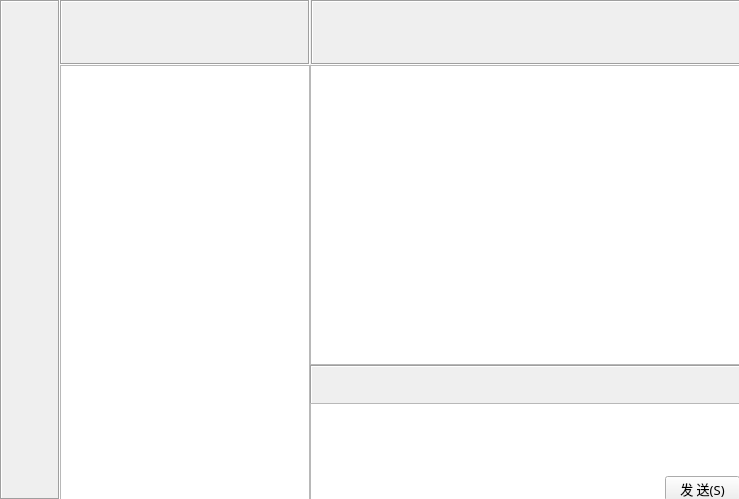
<?xml version="1.0" encoding="UTF-8"?>
<ui version="4.0">
 <class>MyQQ</class>
 <widget class="QWidget" name="MyQQ">
  <property name="geometry">
   <rect>
    <x>0</x>
    <y>0</y>
    <width>739</width>
    <height>499</height>
   </rect>
  </property>
  <property name="minimumSize">
   <size>
    <width>739</width>
    <height>499</height>
   </size>
  </property>
  <property name="maximumSize">
   <size>
    <width>739</width>
    <height>499</height>
   </size>
  </property>
  <property name="font">
   <font>
    <family>微软雅黑</family>
    <pointsize>16</pointsize>
   </font>
  </property>
  <property name="windowTitle">
   <string>MyQQ</string>
  </property>
  <widget class="QLabel" name="label">
   <property name="geometry">
    <rect>
     <x>0</x>
     <y>0</y>
     <width>60</width>
     <height>500</height>
    </rect>
   </property>
   <property name="frameShape">
    <enum>QFrame::Box</enum>
   </property>
   <property name="frameShadow">
    <enum>QFrame::Sunken</enum>
   </property>
   <property name="text">
    <string/>
   </property>
   <property name="pixmap">
    <pixmap resource="weiCHatResource.qrc">:/new/image/images/11.png</pixmap>
   </property>
  </widget>
  <widget class="QLabel" name="label_2">
   <property name="geometry">
    <rect>
     <x>60</x>
     <y>0</y>
     <width>250</width>
     <height>65</height>
    </rect>
   </property>
   <property name="frameShape">
    <enum>QFrame::Box</enum>
   </property>
   <property name="frameShadow">
    <enum>QFrame::Sunken</enum>
   </property>
   <property name="text">
    <string/>
   </property>
   <property name="pixmap">
    <pixmap resource="weiCHatResource.qrc">:/new/image/images/22.png</pixmap>
   </property>
  </widget>
  <widget class="QLabel" name="label_3">
   <property name="geometry">
    <rect>
     <x>311</x>
     <y>0</y>
     <width>471</width>
     <height>65</height>
    </rect>
   </property>
   <property name="frameShape">
    <enum>QFrame::Box</enum>
   </property>
   <property name="frameShadow">
    <enum>QFrame::Sunken</enum>
   </property>
   <property name="text">
    <string/>
   </property>
   <property name="pixmap">
    <pixmap resource="weiCHatResource.qrc">:/new/image/images/33.png</pixmap>
   </property>
  </widget>
  <widget class="QLabel" name="userLabel">
   <property name="geometry">
    <rect>
     <x>311</x>
     <y>1</y>
     <width>121</width>
     <height>62</height>
    </rect>
   </property>
   <property name="text">
    <string/>
   </property>
  </widget>
  <widget class="QLabel" name="label_5">
   <property name="geometry">
    <rect>
     <x>310</x>
     <y>365</y>
     <width>432</width>
     <height>40</height>
    </rect>
   </property>
   <property name="frameShape">
    <enum>QFrame::Box</enum>
   </property>
   <property name="frameShadow">
    <enum>QFrame::Sunken</enum>
   </property>
   <property name="text">
    <string/>
   </property>
   <property name="pixmap">
    <pixmap resource="weiCHatResource.qrc">:/new/image/images/44.png</pixmap>
   </property>
  </widget>
  <widget class="QPushButton" name="searchPushButton">
   <property name="geometry">
    <rect>
     <x>74</x>
     <y>25</y>
     <width>191</width>
     <height>26</height>
    </rect>
   </property>
   <property name="text">
    <string/>
   </property>
   <property name="flat">
    <bool>true</bool>
   </property>
  </widget>
  <widget class="QTableWidget" name="userListTableWidget">
   <property name="geometry">
    <rect>
     <x>60</x>
     <y>65</y>
     <width>250</width>
     <height>435</height>
    </rect>
   </property>
   <property name="font">
    <font>
     <family>微软雅黑</family>
     <pointsize>14</pointsize>
    </font>
   </property>
   <property name="selectionMode">
    <enum>QAbstractItemView::SingleSelection</enum>
   </property>
   <property name="selectionBehavior">
    <enum>QAbstractItemView::SelectRows</enum>
   </property>
   <property name="showGrid">
    <bool>false</bool>
   </property>
   <attribute name="horizontalHeaderVisible">
    <bool>false</bool>
   </attribute>
   <attribute name="horizontalHeaderDefaultSectionSize">
    <number>250</number>
   </attribute>
   <attribute name="verticalHeaderVisible">
    <bool>false</bool>
   </attribute>
  </widget>
  <widget class="QTextBrowser" name="chatTextBrowser">
   <property name="geometry">
    <rect>
     <x>310</x>
     <y>65</y>
     <width>431</width>
     <height>300</height>
    </rect>
   </property>
  </widget>
  <widget class="QTextEdit" name="chatTextEdit">
   <property name="geometry">
    <rect>
     <x>310</x>
     <y>403</y>
     <width>431</width>
     <height>97</height>
    </rect>
   </property>
  </widget>
  <widget class="QPushButton" name="transPushButton">
   <property name="geometry">
    <rect>
     <x>365</x>
     <y>375</y>
     <width>31</width>
     <height>23</height>
    </rect>
   </property>
   <property name="text">
    <string/>
   </property>
   <property name="flat">
    <bool>true</bool>
   </property>
  </widget>
  <widget class="QPushButton" name="sendPushButton">
   <property name="geometry">
    <rect>
     <x>665</x>
     <y>476</y>
     <width>75</width>
     <height>25</height>
    </rect>
   </property>
   <property name="font">
    <font>
     <pointsize>10</pointsize>
    </font>
   </property>
   <property name="text">
    <string>发 送(S)</string>
   </property>
  </widget>
 </widget>
 <resources>
  <include location="weiCHatResource.qrc"/>
 </resources>
 <connections/>
</ui>
